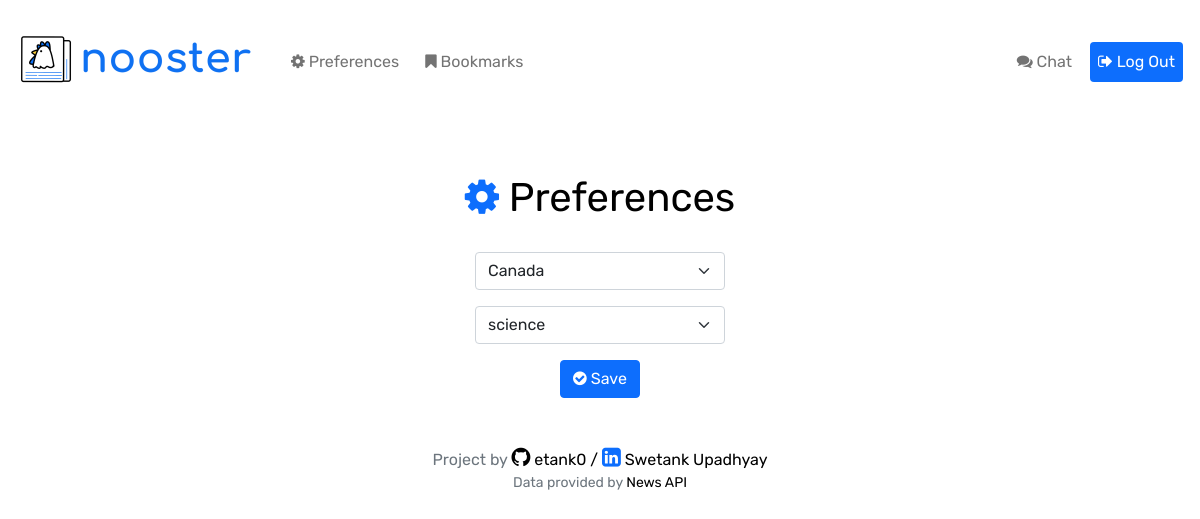
The app's page /preferences (signed in), older data.
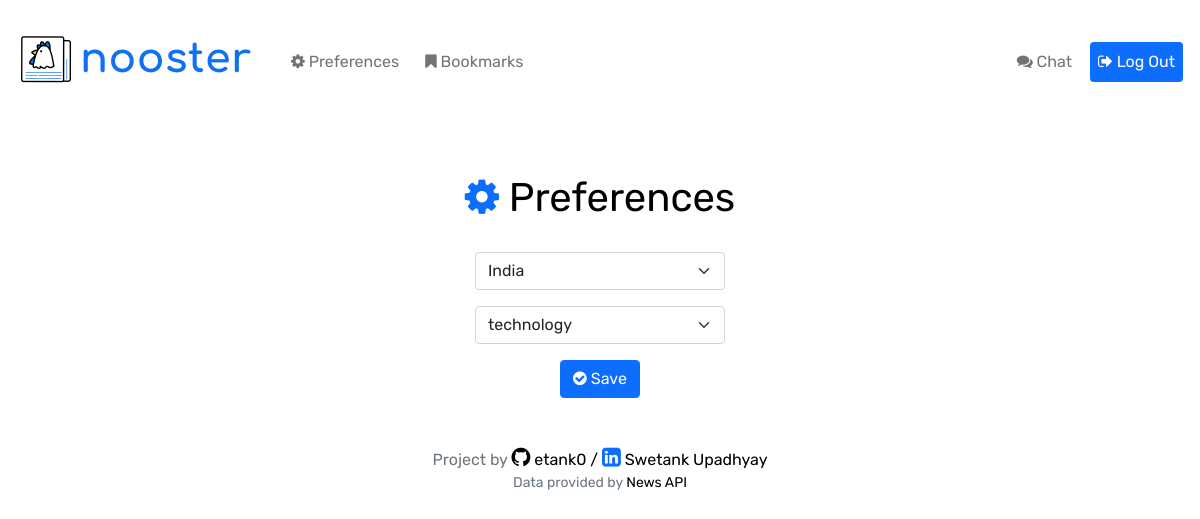
The same page, newer data.
### app.py (models this page shows)
class Preferences(db.Model):
    id = db.Column(db.Integer, primary_key=True)
    userid = db.Column(db.Integer, unique=True, nullable=False)
    countryid = db.Column(db.Integer)
    category = db.Column(db.String, nullable=False)

### app.py (the view, shortened to what this page needs)
@app.route("/preferences", methods=["GET", "POST"])
@login_required
def preferences():
    user_id = session["user_id"]
    entry = Preferences.query.filter_by(userid=user_id).first()
    pref = 0
    en_countryid = -1
    en_category = ""
    if entry:
        pref = 1
        en_countryid = entry.countryid
        en_category = entry.category
    return render_template(
        "preferences.html",
        countries=country_list,
        categories=categories,
        en_country=en_countryid,
        en_category=en_category,
        pref=pref
    )

### app.py (called while the page is built)
@app.after_request
def after_request(response):
    response.headers["Cache-Control"] = "no-cache, no-store, must-revalidate"
    response.headers["Expires"] = 0
    response.headers["Pragma"] = "no-cache"
    return response

### modules.py (called while the page is built)
def login_required(f):
    @wraps(f)
    def decorated_function(*args, **kwargs):
        if session.get("user_id") is None:
            return redirect("/login")
        return f(*args, **kwargs)
    return decorated_function

### templates/preferences.html (shortened to what this page needs)
{% extends "layout.html" %}
{% block main %}
     <h4 class="display-6 text-center">
        <div class="head-pref">
                <i class="fa fa-gear text-primary"></i>
                <span style="color:black;">Preferences</span>
        </div>
    </h4>
    <form action="/preferences" method="post">
        <div class="mb-3">
            <select name="country" id="country" class="form-select mx-auto pref-select">
                {% for country in countries %}
                    {% if en_country == countries.index(country): %}
                        <option selected value="{{ country }}">{{ country }}</option>
                    {% else %}
                        <option value="{{ country }}">{{ country }}</option>
                    {% endif %}
                {% endfor %}
            </select>
        </div>
        <div class="mb-3">
            <select name="category" id="category" class="form-select mx-auto pref-select">
                {% for category in categories %}
                    {% if en_category == category: %}
                        <option selected value="{{ category }}">{{ category }}</option>
                    {% else %}
                        <option value="{{ category }}">{{ category }}</option>
                    {% endif %}
                {% endfor %}
            </select>
        </div>
        <button class="btn btn-primary" type="submit"><i class="fa fa-check-circle"></i> Save</button>
    </form>
{% endblock %}

### templates/layout.html (shortened to what this page needs)
<!DOCTYPE html>
<html lang="en">
<head>
    <link href="https://cdn.jsdelivr.net/npm/bootstrap@5.1.3/dist/css/bootstrap.min.css" rel="stylesheet">
    <link rel="stylesheet" href="https://cdnjs.cloudflare.com/ajax/libs/font-awesome/4.7.0/css/font-awesome.min.css">
    <link href="/static/styles.css" rel="stylesheet">
</head>
<body>
    <nav class="navbar navbar-expand-md navbar-light" style="background-color: white;">
        <div class="container-fluid">
            <a class="navbar-brand" href="/"><img src="/static/nooster-head.png" class="nav-logo-img"></a>
            <div class="collapse navbar-collapse" id="navbar">
                {% if session["user_id"] %}
                    <ul class="navbar-nav me-auto mt-2">
                        <li class="nav-item">
                            <a class="nav-link" href="/preferences">
                                <i class="fa fa-gear" class="text-primary"></i> Preferences
                            </a>
                        </li>
                        <li class="nav-item">
                            <a class="nav-link" href="/bookmarks">
                                <i class="fa fa-bookmark" class="text-primary"></i> Bookmarks
                            </a>
                        </li>
                    </ul>
                    <ul class="navbar-nav ms-auto mt-2 nav-pills">
                        <li class="nav-item">
                            <a class="nav-link" href="/chat">
                                <i class="fa fa-comments" class="text-primary"></i> Chat
                            </a>
                        </li>
                        <li class="nav-item log">
                            <a class="nav-link active" href="/logout" style="color:white;">
                                <i class="fa fa-sign-out"></i> Log Out
                            </a>
                        </li>
                    </ul>
                {% endif %}
            </div>
        </div>
    </nav>
    <main class="container-fluid py-5 text-center">
        {% block main %}{% endblock %}
    </main>
    <footer class="mb-5 medium text-center text-muted">
        Project by
        <a href="https://github.com/etank0" style="text-decoration:none;color:black;">
            <i class="fa fa-github" style="color:black;font-size:22px"></i> etank0 /
        </a>
        <a href="https://www.linkedin.com/in/swetank-upadhyay-565a0b229" style="text-decoration:none;color:black;">
            <i class="fa fa-linkedin-square text-primary" style="font-size:22px"></i> Swetank Upadhyay
        </a>
        <br>
        <p class="mb-5 small text-center text-muted">
            Data provided by <a href="https://newsapi.org/" style="text-decoration:none;color:black;">News API</a>
        </p>
    </footer>
</body>
</html>

### static/styles.css (style rules this page uses)
* { margin : 0; padding : 0; font-weight: 400; box-sizing: border-box; font-family: 'Rubik', sans-serif; }
.nav-logo-img { max-width: 250px; }
.nav-item { text-align: center; margin: 2px 5px; }
.pref-select { width: 250px; }
.head-pref { margin: 10px 10px 30px 10px; }

Row changes from the older to the newer data that the page shows:
changed Preferences: category "science" → "technology"
Text that changed along with them:
form field country: "Canada" → "India"
